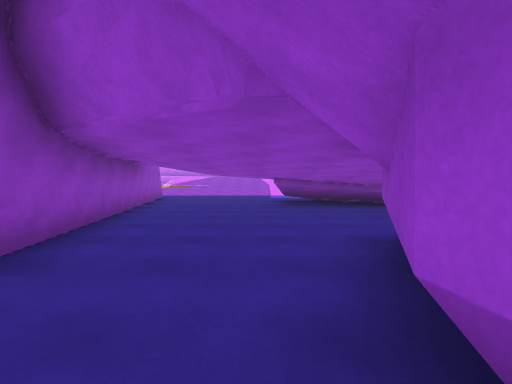
view 1 (above)

24 first-person views from a walk through a scene from a Unity 3-D project. The camera is 1.3 m above the floor, tilts 2° down and sees 85° across. The floor is counted in squares, 2 m on a side. Each view is taken from the middle of a square. On the plan, view 1 faces up. The plan holds only what a view shows up to about 9 squares ahead; the rest is blank. The place goes on beyond the plan. Some animated figures are not drawn. Surface patterns are stand-ins for the level's own textures.

view 2
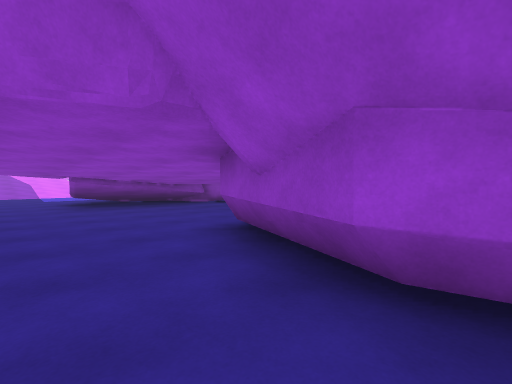

view 3
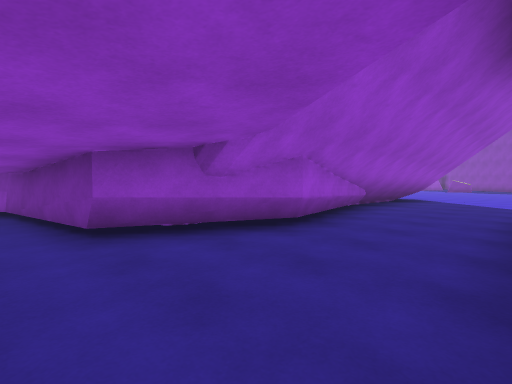

view 4
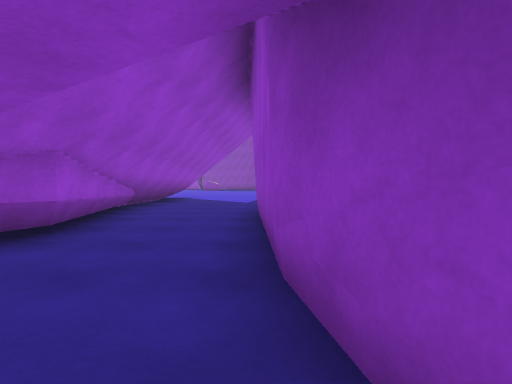

view 5
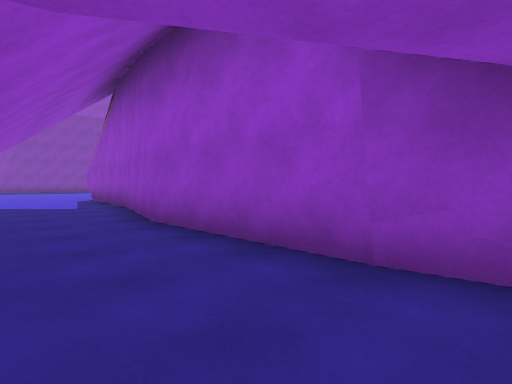

view 6
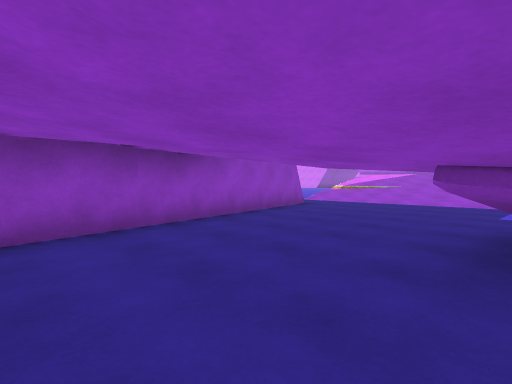

view 7
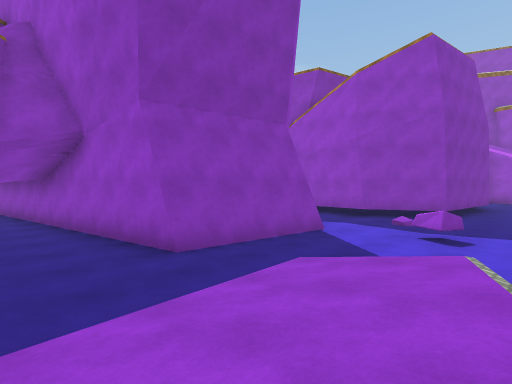

view 8
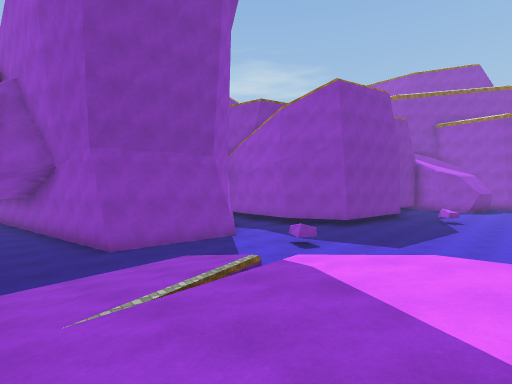

view 9
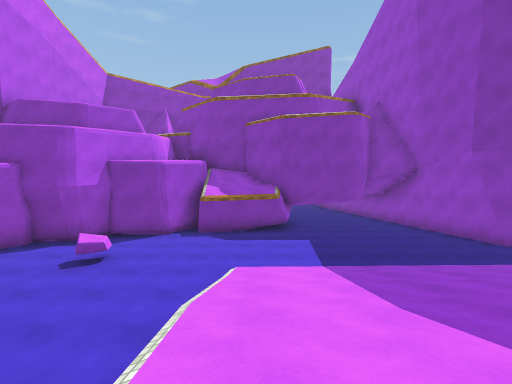

view 10
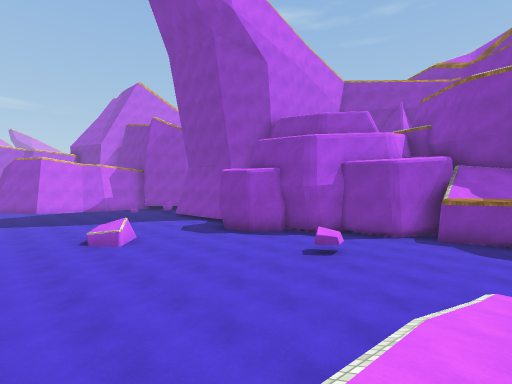

view 11
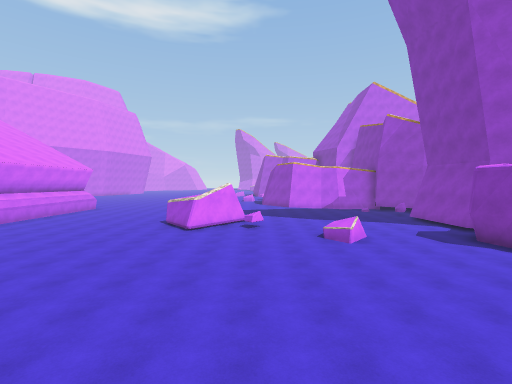

view 12
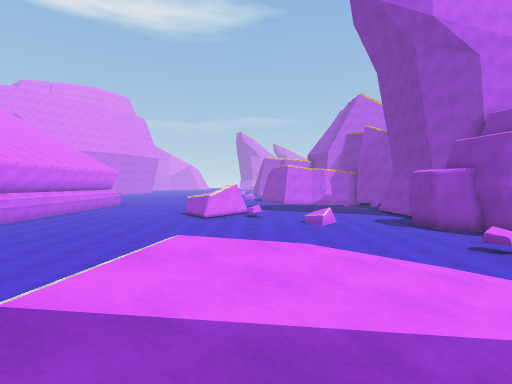

view 13
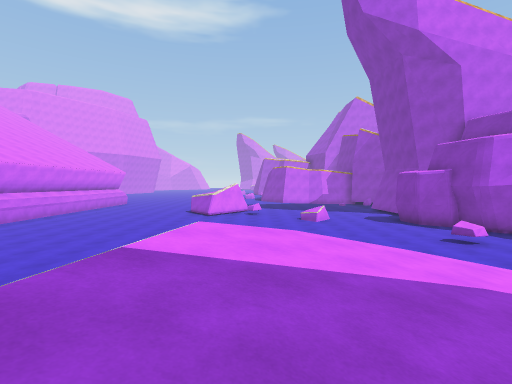

view 14
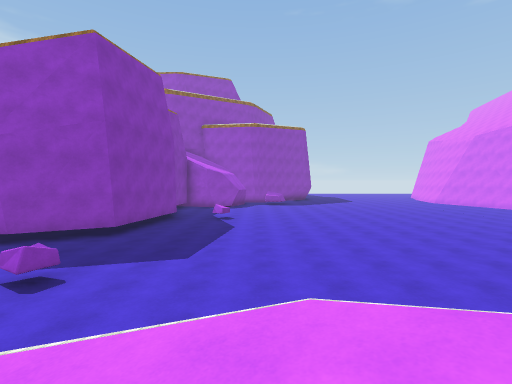

view 15
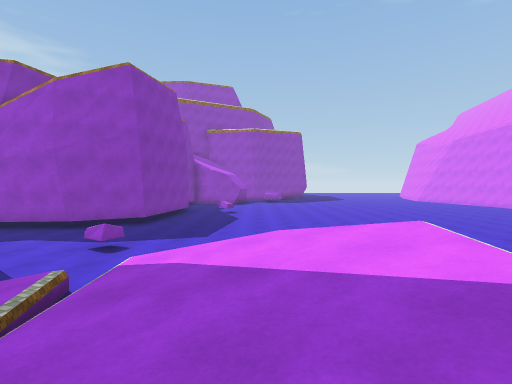

view 16
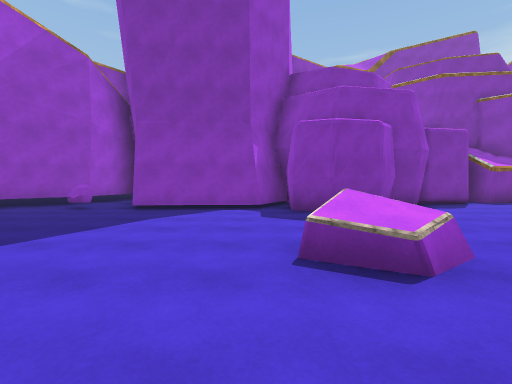

view 17
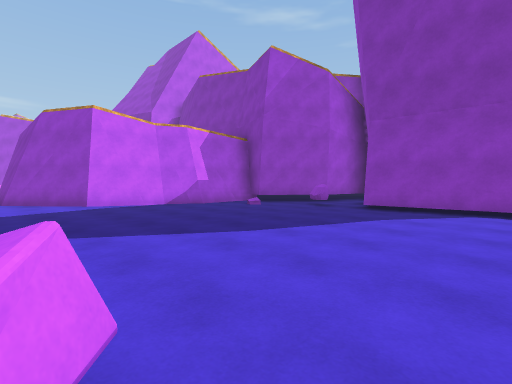

view 18
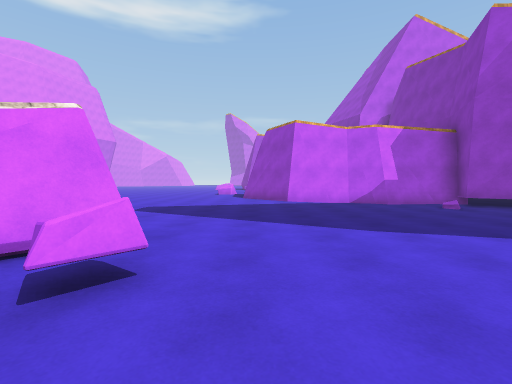

view 19
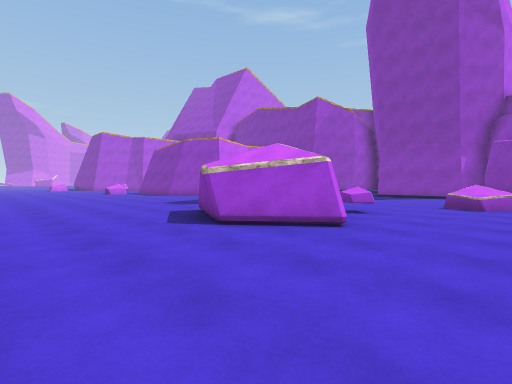

view 20
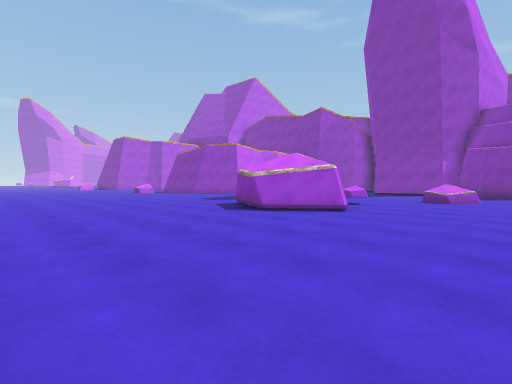

view 21
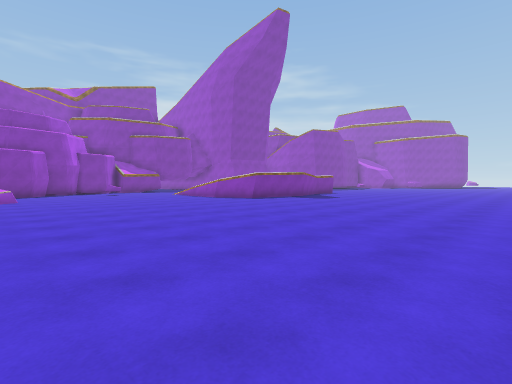

view 22
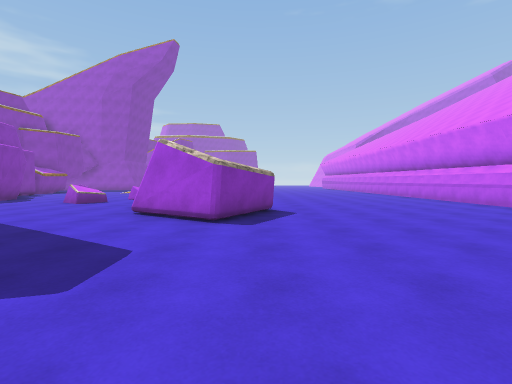

view 23
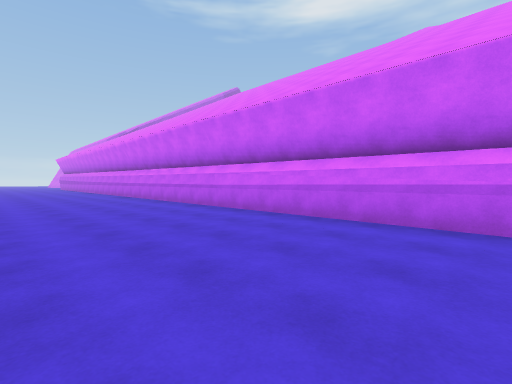

view 24
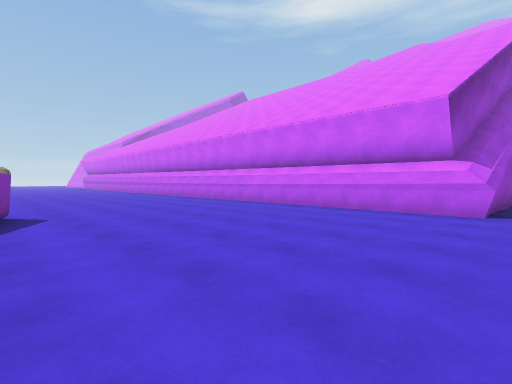

### Floor plan
Key: @ floor where view 1 was taken; # wall or solid block; . main floor; : floor 0.5 m higher than the main floor; / step, stairs or slope; = window, fence, low wall or low ledge; v drop or lower ground; T thing the floor can be seen under or through; R rock.
Columns run from 13 left of view 1 to 19 right of it. Each row starts with its distance up from view 1.
 29                        #########.
 28               ...................
 27              ....................
 26   ..         ....................
 25 .....         ...................
 24 ......         ..................
 23 ......         ..................
 22 ......          .........  ......
 21 .......          .......    .....
 20 .......       v  .........R......
 19 .......  /////// ........R.......
 18 ....... ////////.................
 17 ....... //// ///=.....RR.........
 16 ........=///////.......R........#
 15 .....R..////////................#
 14 ###.....////////..R............/#
 13   #...............R..###......:.#
 12   #..#####..........########R.###
 11   ##     #........###   #   ..#
 10          #....T####     #    ##
  9          #... T###
  8          #... T###
  7          ##..#####
  6           #.....##
  5           #......#
  4           #..... #
  3           #....###
  2           ##..##
  1            #..#
  0            #.@#
 -1            #..#
 -2           ##..#
 -3           #...#
 -4           #...#
 -5           #...#
 -6           #...#
 -7           #..

Where each view was taken, in squares from view 1:
view 1: 0 up, 0 right, facing up
view 2: 0 up, 1 left, facing up-right
view 3: 4 up, 2 left, facing down-right
view 4: 4 up, 2 left, facing down
view 5: 3 up, 0 right, facing down-left
view 6: 5 up, 1 right, facing up-left
view 7: 16 up, 2 left, facing down-left
view 8: 19 up, 2 left, facing down-left
view 9: 19 up, 2 right, facing down
view 10: 19 up, 2 right, facing down-right
view 11: 19 up, 2 right, facing right
view 12: 19 up, 1 left, facing right
view 13: 19 up, 2 left, facing right
view 14: 18 up, 4 left, facing left
view 15: 18 up, 2 left, facing left
view 16: 19 up, 11 right, facing down
view 17: 19 up, 11 right, facing down-right
view 18: 18 up, 10 right, facing right
view 19: 25 up, 9 right, facing down-right
view 20: 27 up, 8 right, facing down-right
view 21: 28 up, 10 right, facing down-left
view 22: 22 up, 19 right, facing left
view 23: 24 up, 18 right, facing up-left
view 24: 22 up, 19 right, facing up-left
